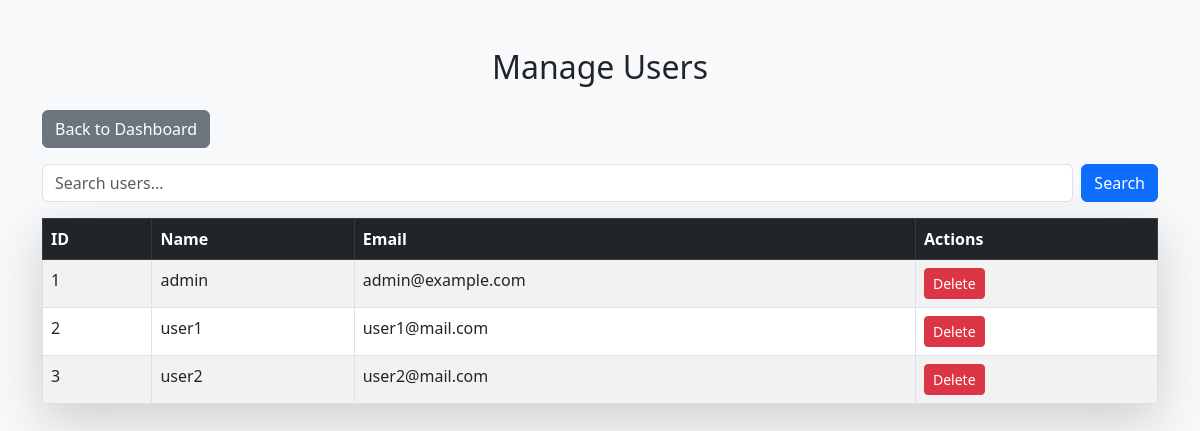
Before: /admin/users (signed in) with the older database file.
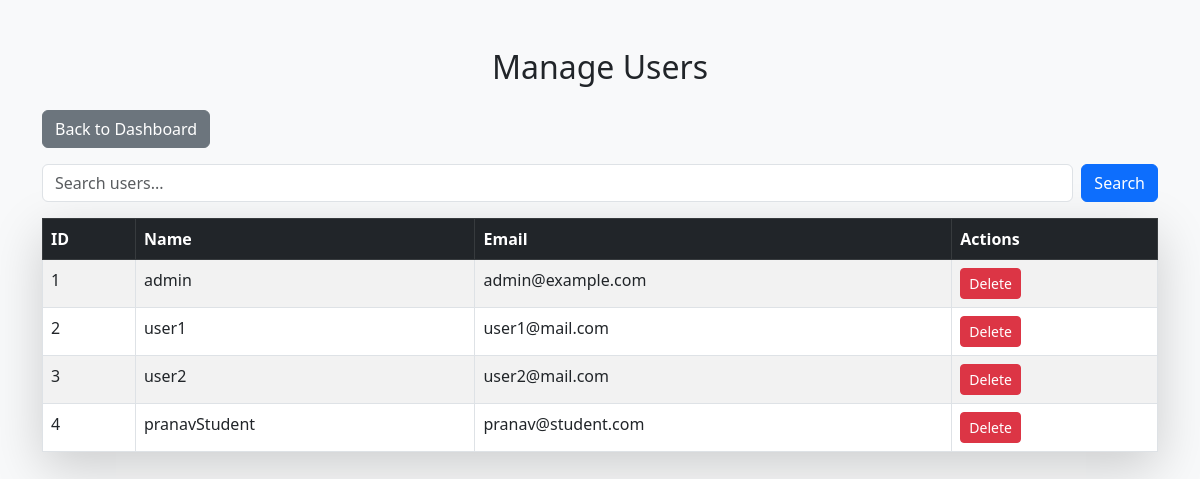
After: the same page with the newer database file.
### models/models.py (models this page shows)
class User(db.Model, UserMixin):
    id = db.Column(db.Integer, primary_key=True)
    username = db.Column(db.String(150), unique=True, nullable=False)
    email = db.Column(db.String(150), unique=True, nullable=False)
    password = db.Column(db.String(150), nullable=False)
    full_name = db.Column(db.String(150))
    qualification = db.Column(db.String(150))
    dob = db.Column(db.String(20))
    is_admin = db.Column(db.Boolean, default=False)
    scores = db.relationship("Scores", back_populates="user", overlaps="user_scores,scores")

### controllers/admin_routes.py (the view)
@admin_blueprint.route("/users", methods=["GET", "POST"])
@admin_required
def manage_users():
    search_query = request.args.get("search", "").strip()  # Get search input
    if search_query:
        users = User.query.filter(User.username.ilike(f"%{search_query}%")).all()
    else:
        users = User.query.all()
    return render_template("admin/manage_users.html", users=users, search_query=search_query)

### app.py (called while the page is built)
@app.context_processor
def inject_user():
    return dict(current_user=current_user)

@login_manager.user_loader
def load_user(user_id):
    return User.query.get(int(user_id))

### templates/admin/manage_users.html (shortened to what this page needs)
<!DOCTYPE html>
<html lang="en">
<head>
    <link href="https://cdn.jsdelivr.net/npm/bootstrap@5.3.0/dist/css/bootstrap.min.css" rel="stylesheet">
</head>
<body class="bg-light">
<div class="container my-5">
    <h2 class="text-center mb-4">Manage Users</h2>
    <a href="{{ url_for('admin.admin_dashboard') }}" class="btn btn-secondary mb-3">Back to Dashboard</a>
    <form method="GET" action="{{ url_for('admin.manage_users') }}" class="mb-3 d-flex">
        <input type="text" class="form-control me-2" name="search" placeholder="Search users..." value="{{ search_query }}">
        <button type="submit" class="btn btn-primary">Search</button>
    </form>
    <table class="table table-striped table-bordered shadow-lg">
        <thead class="table-dark">
            <tr>
                <th>ID</th>
                <th>Name</th>
                <th>Email</th>
                <th>Actions</th>
            </tr>
        </thead>
        <tbody>
            {% for user in users %}
            <tr>
                <td>{{ user.id }}</td>
                <td>{{ user.username }}</td>
                <td>{{ user.email }}</td>
                <td>
                    <form action="{{ url_for('admin.delete_user', user_id=user.id) }}" method="POST" class="d-inline">
                        <button type="submit" class="btn btn-danger btn-sm" onclick="return confirm('Are you sure you want to delete this user?')">Delete</button>
                    </form>
                </td>
            </tr>
            {% else %}
            <tr>
                <td colspan="4" class="text-center">No users found.</td>
            </tr>
            {% endfor %}
        </tbody>
    </table>
</div>
</body>
</html>

Changed rows visible on the page:
added User: id "4", username "pranavStudent", email "pranav@student.com"
